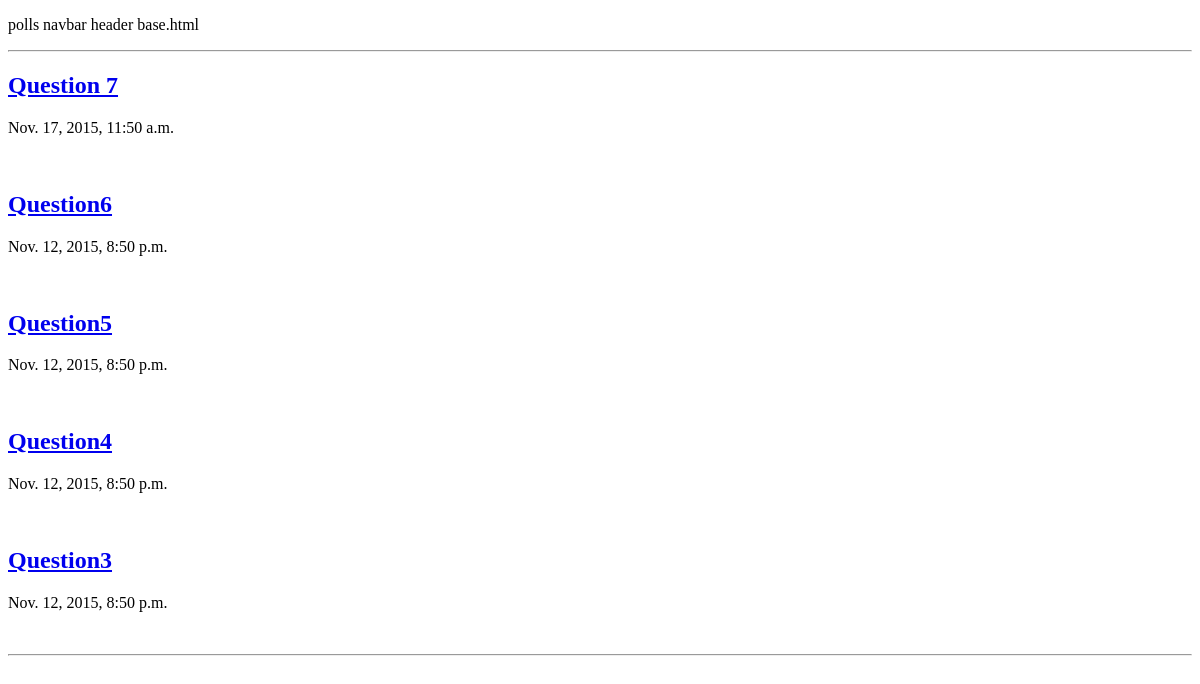
/polls/, run on an earlier commit of the app's database.
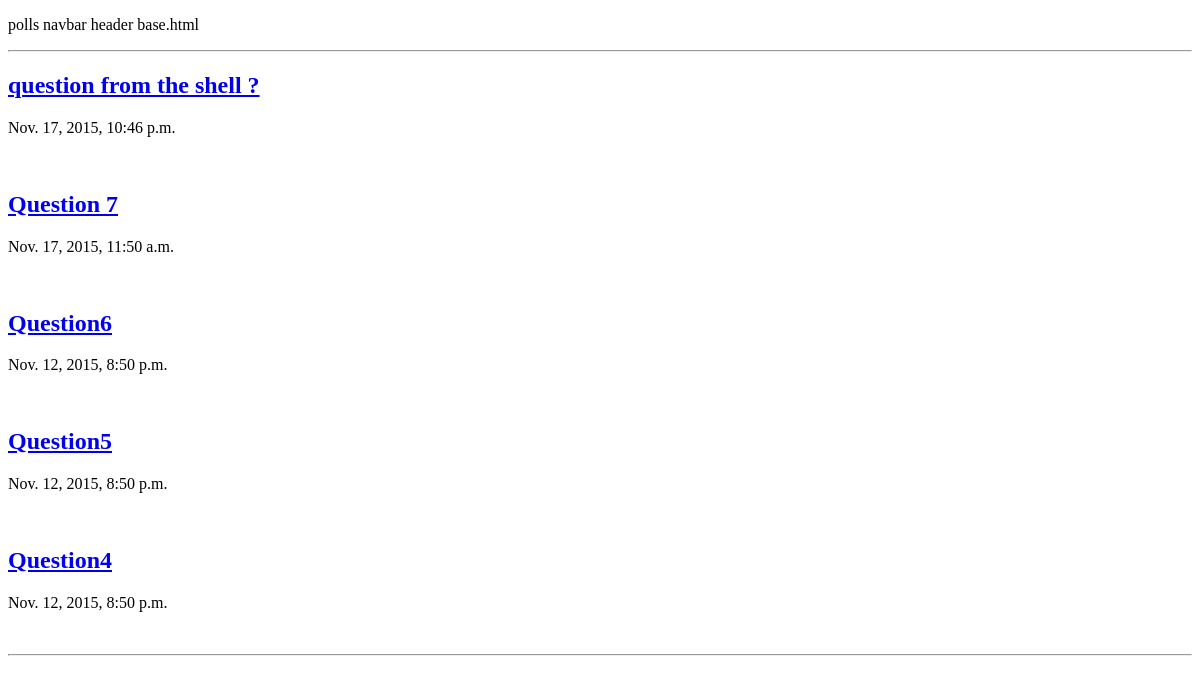
And on a later commit of the database.
### polls/models.py (models this page shows, shortened)
class Question(models.Model):
    question_text = models.CharField(max_length=200)
    pub_date = models.DateTimeField('date publised')

### polls/views.py (the view)
def index(request):
    questions = Question.objects.order_by('-pub_date')[:5]
    template = 'polls/index.html'
    context = {'questions': questions}
    return render(request, template, context)

### polls/templates/polls/index.html
{% extends 'base.html' %}
{% block content %}
{% if questions %}
{% for question in questions %}
<h2><a href="{% url 'polls:detail' question.id %}" > {{question.question_text}}</a></h2>
<p>{{question.pub_date}}</p>
<br/>
{% endfor %}
{% else %}
<h2>No polls available</h2>
{% endif %}
{% endblock %}

What changed in the data, as far as the page shows it:
no longer on this page (row unchanged): Question: question_text "Question3", pub_date "Nov. 12, 2015, 8:50 p.m."
added Question: question_text "question from the shell ?", pub_date "Nov. 17, 2015, 10:46 p.m."
